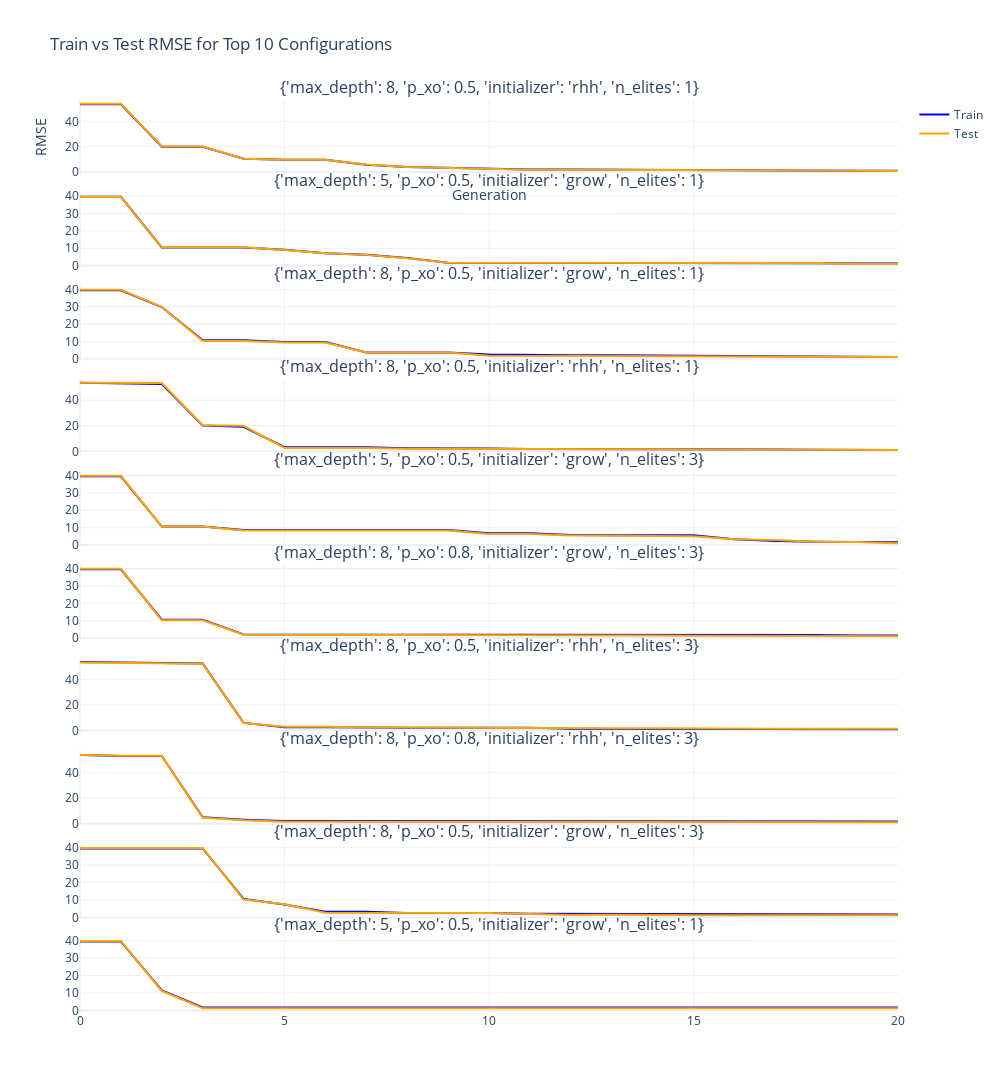

Source (notebook cell):
### Code cell
# Some subplots

# Flatten results, keep original config index within each fold
flat_results = []
for fold_id, fold in enumerate(results):
    for config_idx, res in enumerate(fold):
        flat_results.append((fold_id, config_idx, res))

# Sort by test RMSE 
flat_results.sort(key=lambda x: x[2]['rmse_test'])

# Take top N
N = 10
flat_results = flat_results[:N]

GENS_PER_RUN = fixed_params['n_iter'] + 1

fig = make_subplots(
    rows=N, cols=1, shared_xaxes=True,
    subplot_titles=[str(res['dynamic_params']) for _, _, res in flat_results],
    vertical_spacing=0.02
)

for idx, (fold_id, config_idx, result) in enumerate(flat_results):
    LOG_PATH = f'{LOG_DIR}gp_{DATASET_NAME}_{fold_id}.csv'
    if not os.path.exists(LOG_PATH):
        continue

    log_df = pd.read_csv(LOG_PATH, header=None)

    # Use original config_idx to slice the right chunk in the log
    start = config_idx * GENS_PER_RUN
    end = start + GENS_PER_RUN
    chunk = log_df.iloc[start:end]

    fig.add_trace(go.Scatter(
        y=chunk.iloc[:, 5],  # Train RMSE
        mode='lines', name='Train' if idx == 0 else None,
        showlegend=(idx == 0),
        line=dict(color=train_color)
    ), row=idx + 1, col=1)

    fig.add_trace(go.Scatter(
        y=chunk.iloc[:, 8],  # Test RMSE
        mode='lines', name='Test' if idx == 0 else None,
        showlegend=(idx == 0),
        line=dict(color=test_color)
    ), row=idx + 1, col=1)

fig.update_layout(
    height=300 * N,
    width=1000,
    title_text=f'Train vs Test RMSE for Top {N} Configurations',
    xaxis_title='Generation',
    yaxis_title='RMSE',
    template='plotly_white',
    showlegend=True
)

fig.show()

### Figure 1 — Plotly figure (JSON) as saved in the notebook; plotly's stock layout.template omitted (floating-point values rounded to 4 significant figures)
{"data": [{"line": {"color": "blue"}, "mode": "lines", "name": "Train", "showlegend": true, "type": "scatter", "xaxis": "x", "y": [53.4, 53.4, 20.01, 20.01, 10.48, 9.72, 9.72, 5.828, 3.952, 3.227, 2.58, 2.024, 2.024, 1.843, 1.462, 1.336, 1.309, 1.309, 1.309, 1.007, 1.007], "yaxis": "y"}, {"line": {"color": "orange"}, "mode": "lines", "name": "Test", "showlegend": true, "type": "scatter", "xaxis": "x", "y": [53.86, 53.86, 20.23, 20.23, 10.56, 9.807, 9.807, 6.042, 4.105, 3.392, 2.52, 1.892, 1.892, 1.659, 1.601, 1.383, 1.409, 1.409, 1.409, 0.8449, 0.8449], "yaxis": "y"}, {"line": {"color": "blue"}, "mode": "lines", "showlegend": false, "type": "scatter", "xaxis": "x2", "y": [39.65, 39.65, 10.48, 10.48, 10.48, 9.133, 7.172, 6.27, 4.363, 1.611, 1.611, 1.312, 1.312, 1.312, 1.312, 1.312, 1.312, 1.312, 1.312, 1.168, 1.168], "yaxis": "y2"}, {"line": {"color": "orange"}, "mode": "lines", "showlegend": false, "type": "scatter", "xaxis": "x2", "y": [39.56, 39.56, 10.56, 10.56, 10.56, 9.05, 7.09, 6.189, 4.287, 1.608, 1.608, 1.521, 1.521, 1.521, 1.521, 1.521, 1.521, 1.521, 1.521, 0.898, 0.898], "yaxis": "y2"}, {"line": {"color": "blue"}, "mode": "lines", "showlegend": false, "type": "scatter", "xaxis": "x3", "y": [39.52, 39.52, 29.83, 10.63, 10.63, 9.644, 9.644, 3.523, 3.523, 3.523, 2.338, 2.001, 2.001, 2.001, 1.841, 1.728, 1.573, 1.493, 1.028, 1.028, 1.028], "yaxis": "y3"}, {"line": {"color": "orange"}, "mode": "lines", "showlegend": false, "type": "scatter", "xaxis": "x3", "y": [39.8, 39.8, 30.0, 10.26, 10.26, 9.27, 9.27, 3.593, 3.593, 3.593, 1.617, 1.527, 1.527, 1.527, 1.573, 1.296, 1.314, 1.169, 0.9023, 0.9023, 0.9023], "yaxis": "y3"}, {"line": {"color": "blue"}, "mode": "lines", "showlegend": false, "type": "scatter", "xaxis": "x4", "y": [53.56, 53.08, 52.67, 20.19, 19.22, 3.208, 3.208, 3.169, 2.516, 2.516, 2.297, 1.851, 1.851, 1.618, 1.618, 1.514, 1.514, 1.514, 1.258, 1.221, 1.069], "yaxis": "y4"}, {"line": {"color": "orange"}, "mode": "lines", "showlegend": false, "type": "scatter", "xaxis": "x4", "y": [53.54, 53.19, 53.41, 20.45, 19.93, 2.704, 2.704, 2.52, 1.968, 1.968, 1.874, 2.196, 2.196, 1.676, 1.676, 1.527, 1.527, 1.527, 1.242, 1.15, 0.962], "yaxis": "y4"}, {"line": {"color": "blue"}, "mode": "lines", "showlegend": false, "type": "scatter", "xaxis": "x5", "y": [39.52, 39.52, 10.59, 10.59, 8.653, 8.653, 8.653, 8.653, 8.653, 8.653, 6.761, 6.761, 5.8, 5.8, 5.541, 5.532, 3.281, 2.247, 1.895, 1.705, 1.528], "yaxis": "y5"}, {"line": {"color": "orange"}, "mode": "lines", "showlegend": false, "type": "scatter", "xaxis": "x5", "y": [39.8, 39.8, 10.69, 10.69, 8.271, 8.271, 8.271, 8.271, 8.271, 8.271, 6.357, 6.357, 5.38, 5.38, 4.96, 5.05, 3.35, 2.898, 1.847, 1.734, 1.043], "yaxis": "y5"}, {"line": {"color": "blue"}, "mode": "lines", "showlegend": false, "type": "scatter", "xaxis": "x6", "y": [39.52, 39.52, 10.63, 10.63, 2.118, 2.118, 2.118, 1.834, 1.834, 1.834, 1.834, 1.834, 1.834, 1.832, 1.832, 1.742, 1.742, 1.74, 1.726, 1.543, 1.543], "yaxis": "y6"}, {"line": {"color": "orange"}, "mode": "lines", "showlegend": false, "type": "scatter", "xaxis": "x6", "y": [39.8, 39.8, 10.26, 10.26, 1.967, 1.967, 1.967, 1.544, 1.544, 1.544, 1.544, 1.544, 1.544, 1.54, 1.54, 1.35, 1.349, 1.344, 1.277, 1.124, 1.124], "yaxis": "y6"}, {"line": {"color": "blue"}, "mode": "lines", "showlegend": false, "type": "scatter", "xaxis": "x7", "y": [53.69, 53.22, 53.22, 52.34, 5.821, 2.366, 2.366, 1.997, 1.997, 1.997, 1.997, 1.997, 1.241, 1.24, 1.221, 1.202, 1.202, 1.147, 1.031, 0.9089, 0.9089], "yaxis": "y7"}, {"line": {"color": "orange"}, "mode": "lines", "showlegend": false, "type": "scatter", "xaxis": "x7", "y": [53.25, 52.9, 52.9, 52.21, 5.73, 2.805, 2.805, 2.193, 2.193, 2.193, 2.193, 2.193, 1.622, 1.622, 1.568, 1.651, 1.651, 1.251, 1.215, 1.183, 1.183], "yaxis": "y7"}, {"line": {"color": "blue"}, "mode": "lines", "showlegend": false, "type": "scatter", "xaxis": "x8", "y": [53.56, 52.73, 52.73, 5.095, 3.246, 2.105, 2.105, 2.105, 2.105, 2.105, 2.105, 2.105, 2.105, 2.105, 1.864, 1.864, 1.864, 1.864, 1.864, 1.864, 1.728], "yaxis": "y8"}, {"line": {"color": "orange"}, "mode": "lines", "showlegend": false, "type": "scatter", "xaxis": "x8", "y": [53.54, 52.83, 52.83, 4.66, 2.744, 1.533, 1.533, 1.533, 1.533, 1.533, 1.533, 1.533, 1.533, 1.533, 1.303, 1.303, 1.303, 1.303, 1.303, 1.303, 1.256], "yaxis": "y8"}, {"line": {"color": "blue"}, "mode": "lines", "showlegend": false, "type": "scatter", "xaxis": "x9", "y": [39.52, 39.52, 39.52, 39.52, 10.63, 7.35, 3.246, 3.246, 2.55, 2.55, 2.55, 2.073, 2.003, 1.812, 1.798, 1.727, 1.727, 1.727, 1.727, 1.727, 1.727], "yaxis": "y9"}, {"line": {"color": "orange"}, "mode": "lines", "showlegend": false, "type": "scatter", "xaxis": "x9", "y": [39.8, 39.8, 39.8, 39.8, 10.26, 7.548, 2.744, 2.744, 2.506, 2.506, 2.506, 1.907, 1.431, 1.503, 1.255, 1.26, 1.26, 1.26, 1.26, 1.26, 1.26], "yaxis": "y9"}, {"line": {"color": "blue"}, "mode": "lines", "showlegend": false, "type": "scatter", "xaxis": "x10", "y": [39.52, 39.52, 11.5, 1.726, 1.726, 1.726, 1.726, 1.726, 1.726, 1.726, 1.726, 1.726, 1.726, 1.726, 1.726, 1.726, 1.726, 1.726, 1.726, 1.726, 1.726], "yaxis": "y10"}, {"line": {"color": "orange"}, "mode": "lines", "showlegend": false, "type": "scatter", "xaxis": "x10", "y": [39.8, 39.8, 11.14, 1.275, 1.275, 1.275, 1.275, 1.275, 1.275, 1.275, 1.275, 1.275, 1.275, 1.275, 1.275, 1.275, 1.275, 1.275, 1.275, 1.275, 1.275], "yaxis": "y10"}], "layout": {"annotations": [{"font": {"size": 16}, "showarrow": false, "text": "{'max_depth': 8, 'p_xo': 0.5, 'initializer': 'rhh', 'n_elites': 1}", "x": 0.5, "xanchor": "center", "xref": "paper", "y": 1.0, "yanchor": "bottom", "yref": "paper"}, {"font": {"size": 16}, "showarrow": false, "text": "{'max_depth': 5, 'p_xo': 0.5, 'initializer': 'grow', 'n_elites': 1}", "x": 0.5, "xanchor": "center", "xref": "paper", "y": 0.898, "yanchor": "bottom", "yref": "paper"}, {"font": {"size": 16}, "showarrow": false, "text": "{'max_depth': 8, 'p_xo': 0.5, 'initializer': 'grow', 'n_elites': 1}", "x": 0.5, "xanchor": "center", "xref": "paper", "y": 0.796, "yanchor": "bottom", "yref": "paper"}, {"font": {"size": 16}, "showarrow": false, "text": "{'max_depth': 8, 'p_xo': 0.5, 'initializer': 'rhh', 'n_elites': 1}", "x": 0.5, "xanchor": "center", "xref": "paper", "y": 0.694, "yanchor": "bottom", "yref": "paper"}, {"font": {"size": 16}, "showarrow": false, "text": "{'max_depth': 5, 'p_xo': 0.5, 'initializer': 'grow', 'n_elites': 3}", "x": 0.5, "xanchor": "center", "xref": "paper", "y": 0.592, "yanchor": "bottom", "yref": "paper"}, {"font": {"size": 16}, "showarrow": false, "text": "{'max_depth': 8, 'p_xo': 0.8, 'initializer': 'grow', 'n_elites': 3}", "x": 0.5, "xanchor": "center", "xref": "paper", "y": 0.49, "yanchor": "bottom", "yref": "paper"}, {"font": {"size": 16}, "showarrow": false, "text": "{'max_depth': 8, 'p_xo': 0.5, 'initializer': 'rhh', 'n_elites': 3}", "x": 0.5, "xanchor": "center", "xref": "paper", "y": 0.388, "yanchor": "bottom", "yref": "paper"}, {"font": {"size": 16}, "showarrow": false, "text": "{'max_depth': 8, 'p_xo': 0.8, 'initializer': 'rhh', 'n_elites': 3}", "x": 0.5, "xanchor": "center", "xref": "paper", "y": 0.286, "yanchor": "bottom", "yref": "paper"}, {"font": {"size": 16}, "showarrow": false, "text": "{'max_depth': 8, 'p_xo': 0.5, 'initializer': 'grow', 'n_elites': 3}", "x": 0.5, "xanchor": "center", "xref": "paper", "y": 0.184, "yanchor": "bottom", "yref": "paper"}, {"font": {"size": 16}, "showarrow": false, "text": "{'max_depth': 5, 'p_xo': 0.5, 'initializer': 'grow', 'n_elites': 1}", "x": 0.5, "xanchor": "center", "xref": "paper", "y": 0.082, "yanchor": "bottom", "yref": "paper"}], "height": 3000, "showlegend": true, "title": {"text": "Train vs Test RMSE for Top 10 Configurations"}, "width": 1000, "xaxis": {"anchor": "y", "autorange": true, "domain": [0, 1], "matches": "x10", "range": [0, 20], "showticklabels": false, "title": {"text": "Generation"}}, "xaxis10": {"anchor": "y10", "autorange": true, "domain": [0, 1], "range": [0, 20]}, "xaxis2": {"anchor": "y2", "autorange": true, "domain": [0, 1], "matches": "x10", "range": [0, 20], "showticklabels": false}, "xaxis3": {"anchor": "y3", "autorange": true, "domain": [0, 1], "matches": "x10", "range": [0, 20], "showticklabels": false}, "xaxis4": {"anchor": "y4", "autorange": true, "domain": [0, 1], "matches": "x10", "range": [0, 20], "showticklabels": false}, "xaxis5": {"anchor": "y5", "autorange": true, "domain": [0, 1], "matches": "x10", "range": [0, 20], "showticklabels": false}, "xaxis6": {"anchor": "y6", "autorange": true, "domain": [0, 1], "matches": "x10", "range": [0, 20], "showticklabels": false}, "xaxis7": {"anchor": "y7", "autorange": true, "domain": [0, 1], "matches": "x10", "range": [0, 20], "showticklabels": false}, "xaxis8": {"anchor": "y8", "autorange": true, "domain": [0, 1], "matches": "x10", "range": [0, 20], "showticklabels": false}, "xaxis9": {"anchor": "y9", "autorange": true, "domain": [0, 1], "matches": "x10", "range": [0, 20], "showticklabels": false}, "yaxis": {"anchor": "x", "autorange": true, "domain": [0.918, 1.0], "range": [-2.1, 56.8], "title": {"text": "RMSE"}, "type": "linear"}, "yaxis10": {"anchor": "x10", "autorange": true, "domain": [0, 0.082], "range": [-0.8658, 41.95], "type": "linear"}, "yaxis2": {"anchor": "x2", "autorange": true, "domain": [0.816, 0.898], "range": [-1.255, 41.8], "type": "linear"}, "yaxis3": {"anchor": "x3", "autorange": true, "domain": [0.714, 0.796], "range": [-1.259, 41.97], "type": "linear"}, "yaxis4": {"anchor": "x4", "autorange": true, "domain": [0.612, 0.694], "range": [-1.96, 56.48], "type": "linear"}, "yaxis5": {"anchor": "x5", "autorange": true, "domain": [0.51, 0.592], "range": [-1.111, 41.96], "type": "linear"}, "yaxis6": {"anchor": "x6", "autorange": true, "domain": [0.408, 0.49], "range": [-1.024, 41.95], "type": "linear"}, "yaxis7": {"anchor": "x7", "autorange": true, "domain": [0.306, 0.388], "range": [-2.024, 56.63], "type": "linear"}, "yaxis8": {"anchor": "x8", "autorange": true, "domain": [0.204, 0.286], "range": [-1.649, 56.46], "type": "linear"}, "yaxis9": {"anchor": "x9", "autorange": true, "domain": [0.102, 0.184], "range": [-0.8868, 41.95], "type": "linear"}}}
